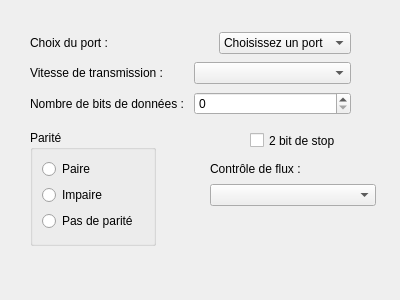
<?xml version="1.0" encoding="UTF-8"?>
<ui version="4.0">
 <class>DialogConfigurerLiaisonGPS</class>
 <widget class="QDialog" name="DialogConfigurerLiaisonGPS">
  <property name="geometry">
   <rect>
    <x>0</x>
    <y>0</y>
    <width>400</width>
    <height>300</height>
   </rect>
  </property>
  <property name="windowTitle">
   <string>Dialog</string>
  </property>
  <widget class="QCheckBox" name="checkBoxStop">
   <property name="geometry">
    <rect>
     <x>250</x>
     <y>130</y>
     <width>111</width>
     <height>21</height>
    </rect>
   </property>
   <property name="text">
    <string>2 bit de stop</string>
   </property>
  </widget>
  <widget class="QWidget" name="layoutWidget">
   <property name="geometry">
    <rect>
     <x>210</x>
     <y>160</y>
     <width>166</width>
     <height>46</height>
    </rect>
   </property>
   <layout class="QVBoxLayout" name="verticalLayout_4">
    <item>
     <widget class="QLabel" name="label_5">
      <property name="text">
       <string>Contrôle de flux :</string>
      </property>
     </widget>
    </item>
    <item>
     <widget class="QComboBox" name="comboBoxFlux"/>
    </item>
   </layout>
  </widget>
  <widget class="QWidget" name="layoutWidget_3">
   <property name="geometry">
    <rect>
     <x>30</x>
     <y>30</y>
     <width>321</width>
     <height>89</height>
    </rect>
   </property>
   <layout class="QVBoxLayout" name="verticalLayout">
    <item>
     <layout class="QHBoxLayout" name="horizontalLayout_3">
      <item>
       <widget class="QLabel" name="label">
        <property name="text">
         <string>Choix du port :</string>
        </property>
       </widget>
      </item>
      <item>
       <spacer name="horizontalSpacer">
        <property name="orientation">
         <enum>Qt::Horizontal</enum>
        </property>
        <property name="sizeHint" stdset="0">
         <size>
          <width>58</width>
          <height>20</height>
         </size>
        </property>
       </spacer>
      </item>
      <item>
       <widget class="QComboBox" name="comboBoxPort">
        <item>
         <property name="text">
          <string>Choisissez un port</string>
         </property>
        </item>
       </widget>
      </item>
     </layout>
    </item>
    <item>
     <layout class="QHBoxLayout" name="horizontalLayout_2">
      <item>
       <widget class="QLabel" name="label_2">
        <property name="text">
         <string>Vitesse de transmission :</string>
        </property>
       </widget>
      </item>
      <item>
       <widget class="QComboBox" name="comboBoxVitesse"/>
      </item>
     </layout>
    </item>
    <item>
     <layout class="QHBoxLayout" name="horizontalLayout">
      <item>
       <widget class="QLabel" name="label_3">
        <property name="text">
         <string>Nombre de bits de données :</string>
        </property>
       </widget>
      </item>
      <item>
       <widget class="QSpinBox" name="spinBoxBitData"/>
      </item>
     </layout>
    </item>
   </layout>
  </widget>
  <widget class="QGroupBox" name="groupBox">
   <property name="geometry">
    <rect>
     <x>30</x>
     <y>130</y>
     <width>126</width>
     <height>116</height>
    </rect>
   </property>
   <property name="title">
    <string>Parité</string>
   </property>
   <layout class="QVBoxLayout" name="verticalLayout_2">
    <item>
     <widget class="QRadioButton" name="radioButtonPaire">
      <property name="text">
       <string>Paire</string>
      </property>
     </widget>
    </item>
    <item>
     <widget class="QRadioButton" name="radioButtonImpair">
      <property name="text">
       <string>Impaire</string>
      </property>
     </widget>
    </item>
    <item>
     <widget class="QRadioButton" name="radioButtonNone">
      <property name="text">
       <string>Pas de parité</string>
      </property>
      <property name="checkable">
       <bool>true</bool>
      </property>
      <property name="checked">
       <bool>false</bool>
      </property>
     </widget>
    </item>
   </layout>
  </widget>
 </widget>
 <resources/>
 <connections/>
</ui>
